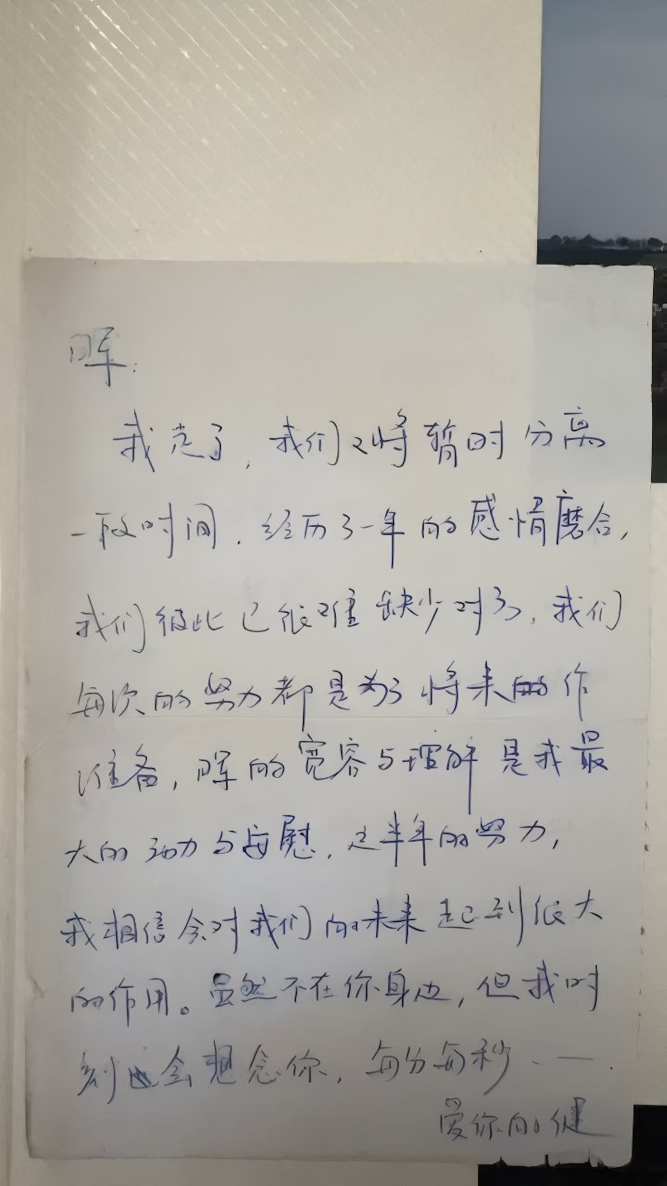
#> input picture edges2calligraphy/tools/characters copy.jpg, 2000 x 3556 px (shown at 1/3 size)
$ python data.py
#> lines starting #> are read from the running program, lines starting #| are printed output that depends on the picture; after the words box and inside, x2 and y2 are one past the last pixel; in counts of white or black regions, pixels touching at a corner belong together
import cv2 as cv

cv2 = cv
import numpy as np
import random
import json
import sys


def show(im):
    cv.imshow("image", im)
    cv.waitKey(0)
    cv.destroyAllWindows()


A = json.loads(open("out.json", "r").read())
#> (reads edges2calligraphy/tools/out.json from the repository)

W = 256
cnt = 0

for s in A[cnt:]:
    c = s["coord"]
    im0 = cv2.resize(cv2.imread(s["file"])[c[1] : c[3], c[0] : c[2]], (W, W))
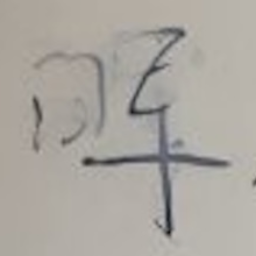
#> im0: shape (256, 256, 3); mean B, G, R 160.8, 167.3, 171.4
    im1 = im0.copy()
    im1[:] = [255, 255, 255]
#> im1: shape (256, 256, 3); every value is 255
    for l in s["lines"]:
        for i in range(1, len(l)):
            p0 = (int(l[i - 1][0] * W), int(l[i - 1][1] * W))
            p1 = (int(l[i][0] * W), int(l[i][1] * W))
            cv2.line(im1, p0, p1, (0, 0, 0), 2)
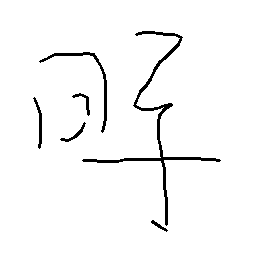
#> im1: shape (256, 256, 3); 96.8% white; 6 black regions, box (x1, y1, x2, y2) and area: (82, 31, 221, 226) 1281, (39, 52, 107, 133) 394, (33, 97, 42, 149) 150, (60, 122, 86, 142) 98, (72, 93, 90, 116) 96, (151, 220, 168, 232) 57

    im = np.hstack((im0, im1))
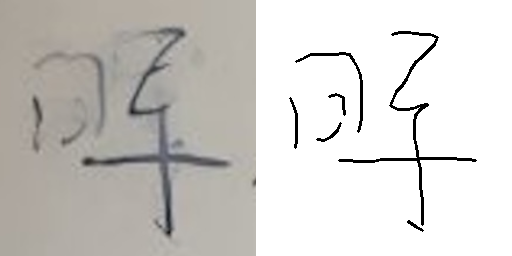
#> im: shape (256, 512, 3); mean B, G, R 203.8, 207.1, 209.2
    cnt += 1
    cv.imwrite("dataset/" + str(cnt).zfill(5) + ".png", im)
    print("processed #", cnt)
